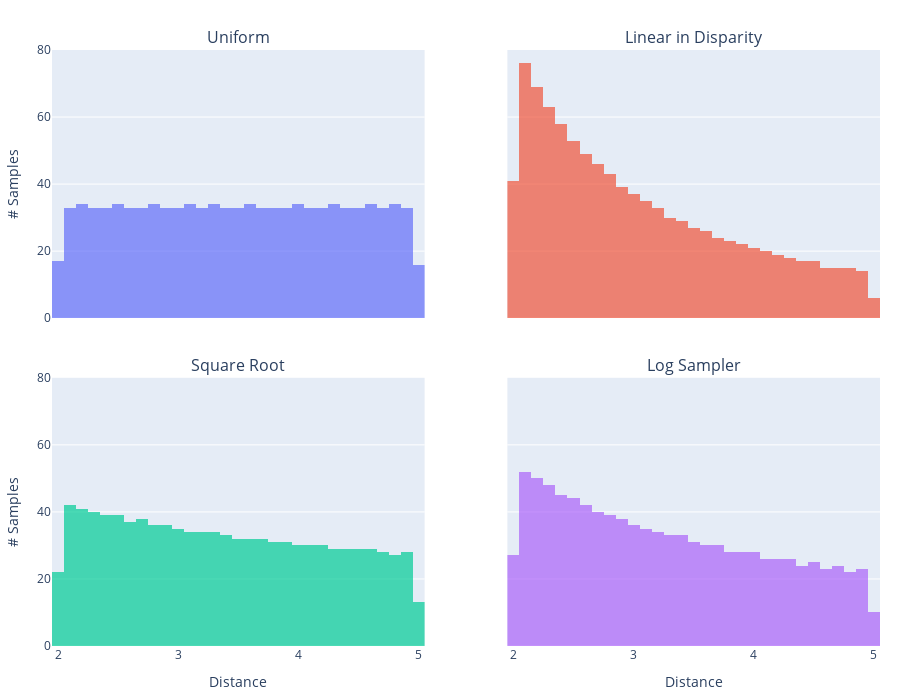

Write notebook code for a chart like this one.
### Markdown cell above
## Spaced Samplers

These are the most basic samplers that spaces samples based on a predefined function. These samplers have all have a starting and ending distance (also known as a near/far plane). The plots below are histograms of points sampled from some predefined samplers.

### Code cell
# COLLAPSED
import plotly.graph_objects as go
import torch
from plotly.subplots import make_subplots

from nerfstudio.cameras.rays import RayBundle
from nerfstudio.model_components import ray_samplers as ray_sampler

num_samples = 1000
near = 2
far = 5
train_stratified = False

samplers = [
    ray_sampler.UniformSampler,
    ray_sampler.LinearDisparitySampler,
    ray_sampler.SqrtSampler,
    ray_sampler.LogSampler,
]

fig = make_subplots(
    rows=2,
    cols=2,
    subplot_titles=("Uniform", "Linear in Disparity", "Square Root", "Log Sampler"),
    shared_xaxes=True,
    shared_yaxes=True,
    vertical_spacing=0.1,
)

for i, Sampler in enumerate(samplers):
    sampler = Sampler(num_samples=num_samples, train_stratified=train_stratified)

    ray_bundle = RayBundle(
        origins=torch.ones([1, 3]),
        directions=torch.ones([1, 3]),
        pixel_area=torch.ones([1, 1]),
        nears=torch.ones([1, 1]) * near,
        fars=torch.ones([1, 1]) * far,
    )

    samples = sampler.generate_ray_samples(ray_bundle)

    trace = go.Histogram(x=samples.frustums.starts[0, :, 0], nbinsx=50)
    fig.append_trace(trace, i // 2 + 1, i % 2 + 1)

fig.update_yaxes(title_text="# Samples", row=1, col=1)
fig.update_yaxes(title_text="# Samples", row=2, col=1)
fig.update_xaxes(title_text="Distance", row=2, col=1)
fig.update_xaxes(title_text="Distance", row=2, col=2)

# Overlay both histograms
fig.update_layout(height=700, hovermode=False, showlegend=False, margin=dict(l=20, r=20, t=50, b=20))
fig.update_yaxes(range=[0, 80])
fig.update_traces(opacity=0.7)
fig.show()

### Figure 1 — Plotly figure (JSON) as saved in the notebook; plotly's stock layout.template omitted (floating-point values rounded to 4 significant figures; data arrays with more than 128 entries replaced by an {"elided": "..."} marker saying what was removed)
{"data": [{"nbinsx": 50, "opacity": 0.7, "type": "histogram", "x": {"elided": "1000 float values"}, "xaxis": "x", "yaxis": "y"}, {"nbinsx": 50, "opacity": 0.7, "type": "histogram", "x": {"elided": "1000 float values"}, "xaxis": "x2", "yaxis": "y2"}, {"nbinsx": 50, "opacity": 0.7, "type": "histogram", "x": {"elided": "1000 float values"}, "xaxis": "x3", "yaxis": "y3"}, {"nbinsx": 50, "opacity": 0.7, "type": "histogram", "x": {"elided": "1000 float values"}, "xaxis": "x4", "yaxis": "y4"}], "layout": {"annotations": [{"font": {"size": 16}, "showarrow": false, "text": "Uniform", "x": 0.225, "xanchor": "center", "xref": "paper", "y": 1, "yanchor": "bottom", "yref": "paper"}, {"font": {"size": 16}, "showarrow": false, "text": "Linear in Disparity", "x": 0.775, "xanchor": "center", "xref": "paper", "y": 1, "yanchor": "bottom", "yref": "paper"}, {"font": {"size": 16}, "showarrow": false, "text": "Square Root", "x": 0.225, "xanchor": "center", "xref": "paper", "y": 0.45, "yanchor": "bottom", "yref": "paper"}, {"font": {"size": 16}, "showarrow": false, "text": "Log Sampler", "x": 0.775, "xanchor": "center", "xref": "paper", "y": 0.45, "yanchor": "bottom", "yref": "paper"}], "height": 700, "hovermode": false, "margin": {"b": 20, "l": 20, "r": 20, "t": 50}, "showlegend": false, "xaxis": {"anchor": "y", "domain": [0, 0.45], "matches": "x3", "showticklabels": false}, "xaxis2": {"anchor": "y2", "domain": [0.55, 1], "matches": "x4", "showticklabels": false}, "xaxis3": {"anchor": "y3", "domain": [0, 0.45], "title": {"text": "Distance"}}, "xaxis4": {"anchor": "y4", "domain": [0.55, 1], "title": {"text": "Distance"}}, "yaxis": {"anchor": "x", "domain": [0.55, 1], "range": [0, 80], "title": {"text": "# Samples"}}, "yaxis2": {"anchor": "x2", "domain": [0.55, 1], "matches": "y", "range": [0, 80], "showticklabels": false}, "yaxis3": {"anchor": "x3", "domain": [0, 0.45], "range": [0, 80], "title": {"text": "# Samples"}}, "yaxis4": {"anchor": "x4", "domain": [0, 0.45], "matches": "y3", "range": [0, 80], "showticklabels": false}}}
